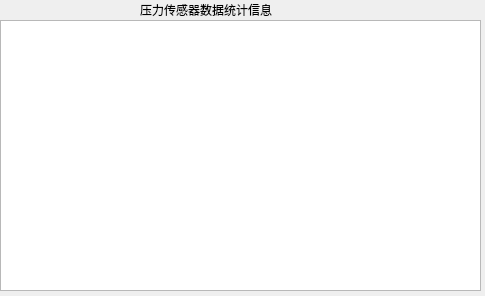
<?xml version="1.0" encoding="UTF-8"?>
<ui version="4.0">
 <class>Diastatisticsmana2</class>
 <widget class="QDialog" name="Diastatisticsmana2">
  <property name="geometry">
   <rect>
    <x>0</x>
    <y>0</y>
    <width>485</width>
    <height>296</height>
   </rect>
  </property>
  <property name="windowTitle">
   <string>Dialog</string>
  </property>
  <widget class="QTableView" name="ID_1_10">
   <property name="geometry">
    <rect>
     <x>0</x>
     <y>20</y>
     <width>481</width>
     <height>271</height>
    </rect>
   </property>
  </widget>
  <widget class="QLabel" name="label">
   <property name="geometry">
    <rect>
     <x>140</x>
     <y>0</y>
     <width>181</width>
     <height>21</height>
    </rect>
   </property>
   <property name="text">
    <string>&lt;html&gt;&lt;head/&gt;&lt;body&gt;&lt;p&gt;压力传感器数据统计信息&lt;/p&gt;&lt;/body&gt;&lt;/html&gt;</string>
   </property>
  </widget>
 </widget>
 <resources/>
 <connections/>
</ui>
